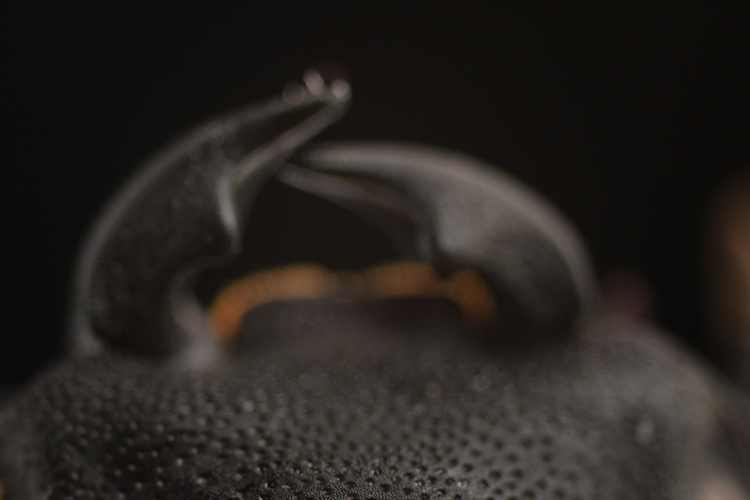
#> input picture images/DSC_0356.jpg, 750 x 500 px; its folder holds only this picture in this run
$ python test.py   (older library calls are emulated)
#> lines starting #> are read from the running program, lines starting #| are printed output that depends on the picture
import cv2

# from matplotlib import pyplot as plt
import numpy as np
import os
import glob


def load_images(dir_name, file_name_pattern):
#> called with dir_name = 'images', file_name_pattern = '*.jpg'
    image_paths = glob.glob(os.path.join(dir_name, file_name_pattern))
    image_paths.sort()
    images = []
    for image_path in image_paths:
        image = cv2.imread(image_path)
#> image is the input picture: shape (500, 750, 3); mean B, G, R 31.9, 35.3, 39.5
        image = cv2.cvtColor(image, cv2.COLOR_BGR2RGB)
        images.append(image)
    return images


"""
Takes two RGB images, im1 and im2, and returns a third RGB image which is aligned with im1.
Using a warp_mode other than cv2.MOTION_TRANSLATION takes a very, very long time and does not significantly
improve image quality.
"""


def align(im1, im2):
    # Convert images to grayscale
    im1_gray = cv2.cvtColor(im1, cv2.COLOR_RGB2GRAY)
    im2_gray = cv2.cvtColor(im2, cv2.COLOR_RGB2GRAY)

    # Find size of image1
    sz = im1.shape

    # Define the motion model
    warp_mode = cv2.MOTION_TRANSLATION
    # warp_mode = cv2.MOTION_HOMOGRAPHY
    # warp_mode = cv2.MOTION_AFFINE

    # Define 2x3 or 3x3 matrices and initialize the matrix to identity
    if warp_mode == cv2.MOTION_HOMOGRAPHY:
        warp_matrix = np.eye(3, 3, dtype=np.float32)
    else:
        warp_matrix = np.eye(2, 3, dtype=np.float32)

    # Specify the number of iterations.
    number_of_iterations = 5000

    # Specify the threshold of the increment
    # in the correlation coefficient between two iterations
    termination_eps = 1e-10

    # Define termination criteria
    criteria = (
        cv2.TERM_CRITERIA_EPS | cv2.TERM_CRITERIA_COUNT,
        number_of_iterations,
        termination_eps,
    )

    # Run the ECC algorithm. The results are stored in warp_matrix.
    (cc, warp_matrix) = cv2.findTransformECC(
        im1_gray, im2_gray, warp_matrix, warp_mode, criteria, None, 5
    )

    if warp_mode == cv2.MOTION_HOMOGRAPHY:
        # Use warpPerspective for Homography
        im2_aligned = cv2.warpPerspective(
            im2,
            warp_matrix,
            (sz[1], sz[0]),
            flags=cv2.INTER_LINEAR + cv2.WARP_INVERSE_MAP,
        )
    else:
        # Use warpAffine for Translation, Euclidean and Affine
        im2_aligned = cv2.warpAffine(
            im2,
            warp_matrix,
            (sz[1], sz[0]),
            flags=cv2.INTER_LINEAR + cv2.WARP_INVERSE_MAP,
        )
    return im2_aligned


def align_images(images):
    """
    Aligns images to an image at or near the middle of the stack
    """
    im0 = images[round(len(images) / 2)]
    aligned_image_list = []
    for im in images:
        print("ALIGNING image")
        aligned_image_list.append(align(im0, im))
    return aligned_image_list


#
#   Compute the gradient map of the image
def doLap(image):

    # YOU SHOULD TUNE THESE VALUES TO SUIT YOUR NEEDS
    kernel_size = 5  # Size of the laplacian window
    blur_size = 5  # How big of a kernal to use for the gaussian blur
    # Generally, keeping these two values the same or very close works well
    # Also, odd numbers, please...

    blurred = cv2.GaussianBlur(image, (blur_size, blur_size), 0)
    return cv2.Laplacian(blurred, cv2.CV_64F, ksize=kernel_size)


#
#   This routine finds the points of best focus in all images and produces a merged result...
#
def focus_stack(unimages):
    images = align_images(unimages)  # Focus stack all RGB images

    print("FOCUS-STACKING")
    laps = []
    for i in range(len(images)):
        # print "Lap {}".format(i)
        laps.append(doLap(cv2.cvtColor(images[i], cv2.COLOR_BGR2GRAY)))

    laps = np.asarray(laps)

    output = np.zeros(shape=images[0].shape, dtype=images[0].dtype)

    for y in range(0, images[0].shape[0]):
        for x in range(0, images[0].shape[1]):
            yxlaps = abs(laps[:, y, x])
            index = (np.where(yxlaps == max(yxlaps)))[0][0]
            output[y, x] = images[index][y, x]

    return output


file_name_pattern = "*.jpg"
for dir_name in ["images"]:
    print("LOADING files in {}".format(dir_name))
    images = load_images(dir_name, file_name_pattern)
#> images = 1 item
    im = focus_stack(images)
#> the loop in align_images, `for im in images:` made 1 pass
#> (sz in align, warp_mode in align, warp_matrix in align, number_of_iterations in align, criteria in align, cc in align) on pass 1: ((500, 750, 3), 0, [[1, 0, 1.57e-09], [0, 1, -1.65e-08]], 5000, (3, 5000, 1e-10), 1)
#| ALIGNING image
#> the loop in focus_stack, `for i in range(len(images)): # print "Lap {}".format(i)` made 1 pass
#> (kernel_size in doLap, blur_size in doLap) on pass 1: (5, 5)
#> pass 1, in doLap, `blurred = cv2.GaussianBlur(image, (blur_size, blur_size), 0)`:
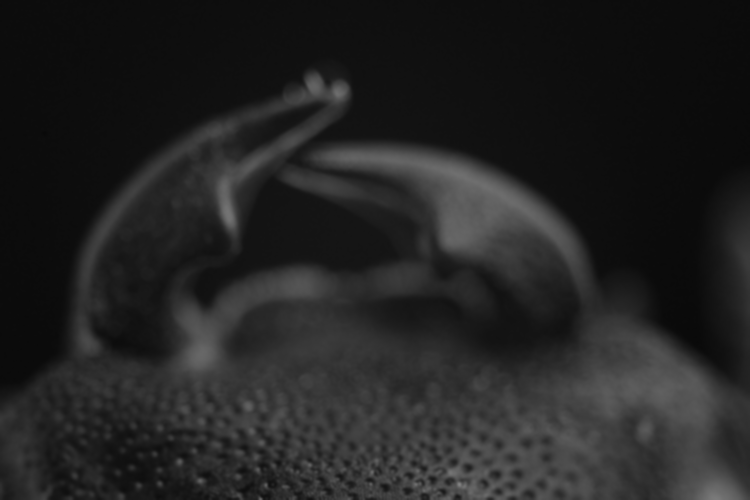
#> blurred: shape (500, 750); min 9, max 132, mean 34.8

    # Save image in a file, 'focus_stacked.png', in the same directory as the other images
    im = cv2.cvtColor(im, cv2.COLOR_BGR2RGB)
    cv2.imwrite(dir_name + "/focus_stacked.png", im)
print("FINISHED")
